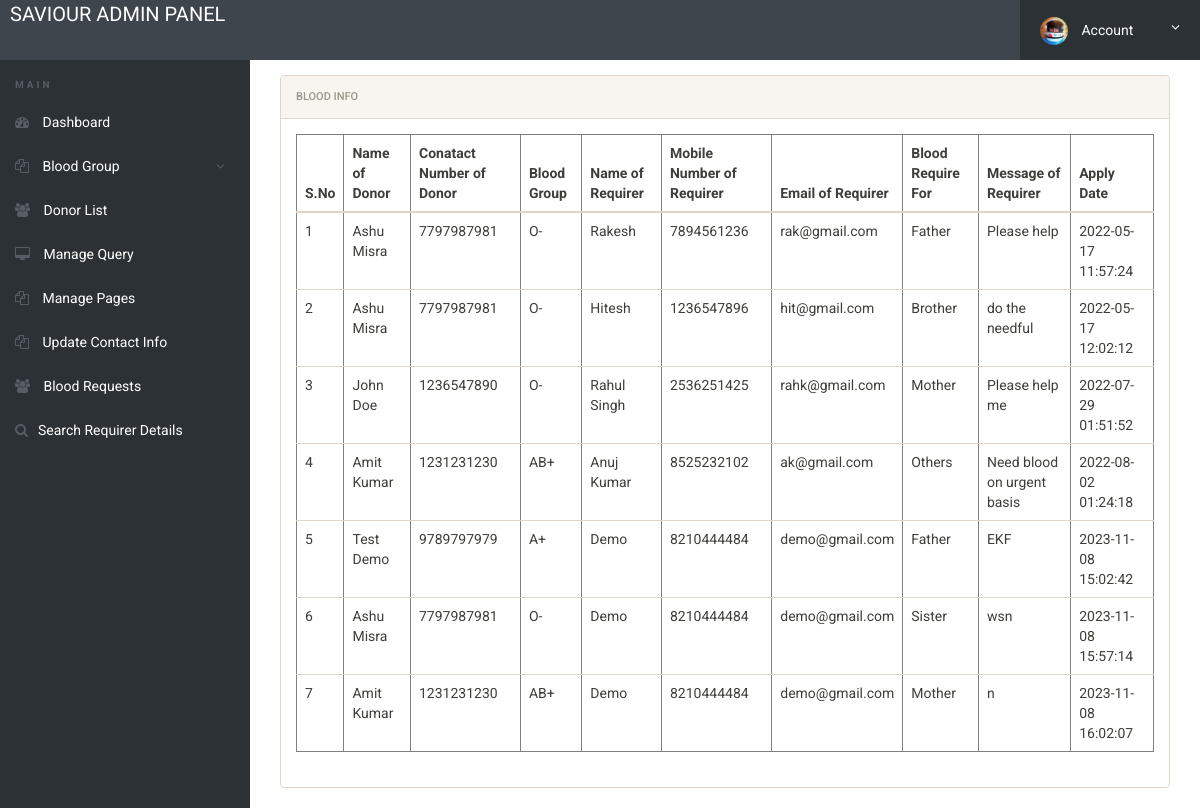
Screenshot of /bbdms/admin/blood-requests.php (signed in) with the database file from the repository.
### tables this page shows
CREATE TABLE `tblbloodrequirer` (
  `ID` int(10) NOT NULL,
  `BloodDonarID` int(10) DEFAULT NULL,
  `name` varchar(250) DEFAULT NULL,
  `EmailId` varchar(250) DEFAULT NULL,
  `ContactNumber` bigint(10) DEFAULT NULL,
  `BloodRequirefor` varchar(250) DEFAULT NULL,
  `Message` mediumtext DEFAULT NULL,
  `ApplyDate` timestamp NULL DEFAULT current_timestamp()
);

CREATE TABLE `tblblooddonars` (
  `id` int(11) NOT NULL,
  `FullName` varchar(100) DEFAULT NULL,
  `MobileNumber` char(11) DEFAULT NULL,
  `EmailId` varchar(100) DEFAULT NULL,
  `Gender` varchar(20) DEFAULT NULL,
  `Age` int(11) DEFAULT NULL,
  `BloodGroup` varchar(20) DEFAULT NULL,
  `Address` varchar(255) DEFAULT NULL,
  `Message` mediumtext DEFAULT NULL,
  `PostingDate` timestamp NOT NULL DEFAULT current_timestamp(),
  `status` int(1) DEFAULT NULL,
  `Password` varchar(250) DEFAULT NULL
);

### bbdms/admin/blood-requests.php (the view, shortened to what this page needs)
<?php
include('includes/config.php');
if(strlen($_SESSION['alogin'])==0)
	{
header('location:index.php');
}
else{
 ?>
<!doctype html>
<html lang="en" class="no-js">
<head>
	<link rel="stylesheet" href="css/font-awesome.min.css">
	<link rel="stylesheet" href="css/bootstrap.min.css">
	<link rel="stylesheet" href="css/dataTables.bootstrap.min.css">
	<link rel="stylesheet" href="css/bootstrap-social.css">
	<link rel="stylesheet" href="css/bootstrap-select.css">
	<link rel="stylesheet" href="css/fileinput.min.css">
	<link rel="stylesheet" href="css/awesome-bootstrap-checkbox.css">
	<link rel="stylesheet" href="css/style.css">
</head>
<body>
	<?php include('includes/header.php');?>
	<div class="ts-main-content">
		<?php include('includes/leftbar.php');?>
		<div class="content-wrapper">
			<div class="container-fluid">
					<div class="col-md-12">
						<div class="panel panel-default">
							<div class="panel-heading">Blood Info</div>
							<div class="panel-body">
								<table border="1" class="table table-responsive">
                                    <thead>
                                         <tr>
                                         	<th>S.No</th>
                                          <th>Name of Donor</th>
                                          <th>Conatact Number of Donor</th>
                                          <th>Blood Group</th>
                                            <th>Name of Requirer</th>
                                            <th>Mobile Number of Requirer</th>
                                            <th>Email of Requirer</th>
                                            <th>Blood Require For</th>
                                            <th>Message of Requirer</th>
                                            <th>Apply Date</th>
                                        </tr>
                                    </thead>
                                    <tbody>
                                        <tr><?php
$sql="SELECT tblbloodrequirer.BloodDonarID,tblbloodrequirer.name,tblbloodrequirer.EmailId,tblbloodrequirer.ContactNumber,tblbloodrequirer.BloodRequirefor,tblbloodrequirer.Message,tblbloodrequirer.ApplyDate,tblblooddonars.id as donid,tblblooddonars.FullName,tblblooddonars.MobileNumber,tblblooddonars.BloodGroup  from  tblbloodrequirer join tblblooddonars on tblblooddonars.id=tblbloodrequirer.BloodDonarID where tblblooddonars.FullName like '%$sdata%' || tblblooddonars.MobileNumber like '%$sdata%'";
$query = $dbh -> prepare($sql);
$query->execute();
$results=$query->fetchAll(PDO::FETCH_OBJ);
$cnt=1;
if($query->rowCount() > 0)
{
foreach($results as $row)
{               ?>
                                            <td><?php echo htmlentities($cnt);?></td>
                                            <td><?php  echo htmlentities($row->FullName);?></td>
                                            <td><?php  echo htmlentities($row->MobileNumber);?></td>
                                            <td><?php  echo htmlentities($row->BloodGroup);?></td>
                                        <td><?php  echo htmlentities($row->name);?></td>
                                             <td><?php  echo htmlentities($row->ContactNumber);?></td>
                                             <td><?php  echo htmlentities($row->EmailId);?></td>
                                          <td><?php  echo htmlentities($row->BloodRequirefor);?></td>
                 <td><?php  echo htmlentities($row->Message);?>
                  </td>
                                            <td>
                                              <?php  echo htmlentities($row->ApplyDate);?>
                                            </td>
                                        </tr>
                                    <?php $cnt=$cnt+1;}} else {?>
                                        <tr>
                                            <th colspan="8" style="color:red;"> No Record found</th>
                                        </tr>
                                    <?php } ?>
                                    </tbody>
                                </table>
							</div>
						</div>
					</div>
				</div>
			</div>
		</div>
</body>
</html>
<?php } ?>

### bbdms/admin/css/style.css (style rules this page uses)
html { font-size: 14px; }
@media only screen and (min-width: 480px) { html { font-size: 17px; } }
@media only screen and (min-width: 768px) { html { font-size: 14px; } }
body { font-size: 1em; }
.panel { overflow: hidden; }
.ts-main-content .content-wrapper { padding-top: 15px; margin-top: 60px; }
@media only screen and (min-width: 992px) { .ts-main-content .content-wrapper { margin-left: 250px; } }

### rows the page displays
tblbloodrequirer: BloodDonarID.FullName "Ashu Misra", BloodDonarID.MobileNumber "7797987981", BloodDonarID.BloodGroup "O-", name "Rakesh", ContactNumber "7894561236", EmailId "rak@gmail.com", BloodRequirefor "Father", Message "Please help", ApplyDate "2022-05-17 11:57:24"
tblbloodrequirer: BloodDonarID.FullName "Ashu Misra", BloodDonarID.MobileNumber "7797987981", BloodDonarID.BloodGroup "O-", name "Hitesh", ContactNumber "1236547896", EmailId "hit@gmail.com", BloodRequirefor "Brother", Message "do the needful", ApplyDate "2022-05-17 12:02:12"
tblbloodrequirer: BloodDonarID.FullName "John Doe", BloodDonarID.MobileNumber "1236547890", BloodDonarID.BloodGroup "O-", name "Rahul Singh", ContactNumber "2536251425", EmailId "rahk@gmail.com", BloodRequirefor "Mother", Message "Please help me", ApplyDate "2022-07-29 01:51:52"
tblbloodrequirer: BloodDonarID.FullName "Amit Kumar", BloodDonarID.MobileNumber "1231231230", BloodDonarID.BloodGroup "AB+", name "Anuj Kumar", ContactNumber "8525232102", EmailId "ak@gmail.com", BloodRequirefor "Others", Message "Need blood on urgent basis", ApplyDate "2022-08-02 01:24:18"
tblbloodrequirer: BloodDonarID.FullName "Test Demo", BloodDonarID.MobileNumber "9789797979", BloodDonarID.BloodGroup "A+", name "Demo", ContactNumber "8210444484", EmailId "demo@gmail.com", BloodRequirefor "Father", Message "EKF", ApplyDate "2023-11-08 15:02:42"
tblbloodrequirer: BloodDonarID.FullName "Ashu Misra", BloodDonarID.MobileNumber "7797987981", BloodDonarID.BloodGroup "O-", name "Demo", ContactNumber "8210444484", EmailId "demo@gmail.com", BloodRequirefor "Sister", Message "wsn", ApplyDate "2023-11-08 15:57:14"
tblbloodrequirer: BloodDonarID.FullName "Amit Kumar", BloodDonarID.MobileNumber "1231231230", BloodDonarID.BloodGroup "AB+", name "Demo", ContactNumber "8210444484", EmailId "demo@gmail.com", BloodRequirefor "Mother", Message "n", ApplyDate "2023-11-08 16:02:07"
